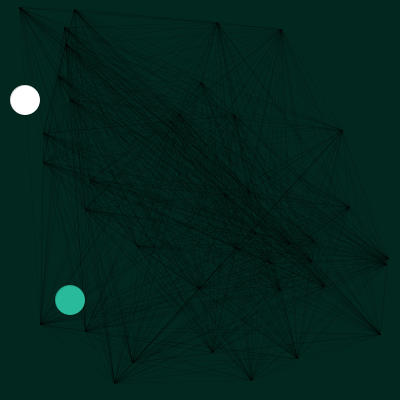
Frame 1 (no input)
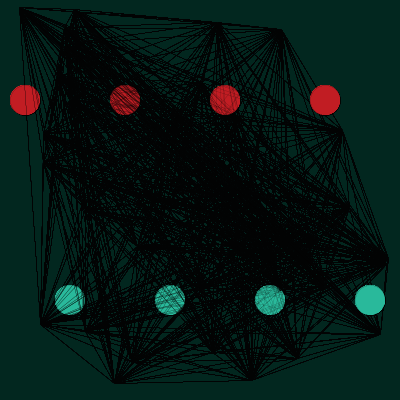
Frame 60 (the mouse pressed at the canvas centre just before this capture)
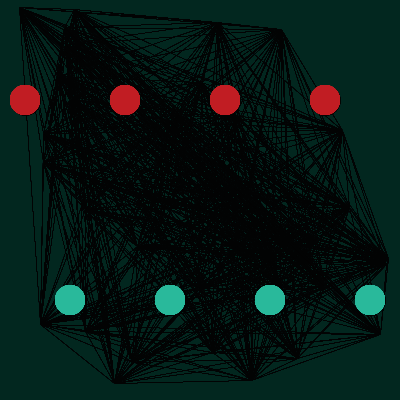
Frame 120 (the mouse held since frame 60 and released just before this capture)

The Processing sketch that drew these frames (run headless with seeded random() and noise(); from frame 60 on, the mouse is pressed at the canvas centre):

// Processing sketch: processing_55002
// ── processing_55002.pde

int arraylength = 40;
int [] radiusX = new int [arraylength];
int [] locationX = new int [arraylength];
int [] locationY = new int [arraylength];
int [] dx = new int[arraylength];
int [] dy = new int[arraylength];

void setup() {
  smooth();
  size(400,400);
  background(#02271F);
  dySetup();
  dxSetup();
  locationX();
  locationY();
}
float y =0.0;
float i=0.0;
void draw() {
  drawLines();
      ellipse (i+25,100,30,30);
      fill(#29B99B);
    if (y>300){
    y=0;
  }
  if (i>300){
    i=0;
  }else{
    i+=50;
  }
     ellipse (i+20,300,30,30);
      fill(#C11D23);
    if (y>300){
    y=0;
  }
  if (i>300){
    i=0;
  }else{
    i+=50;
  }

}

void dySetup() {
  for (int i = 0; i<arraylength; i++) {
    dy[i] = int(random(5,500));
} }
 
void dxSetup() {
  for (int i = 0; i<arraylength; i++) {
    dx[i] = int(random (10,500));
} }
void locationX() {
  for ( int i = 0; i < locationX.length; i ++) {
    locationX[i] = int(random(0+radiusX[i],width-radiusX[i]));
} }
 
void locationY() {
  for ( int i = 0; i < locationY.length; i ++) {
    locationY[i] = int(random(0+radiusX[i],height-radiusX[i]));
} }
 

void drawLines() {
  smooth ();
color from = color(#DFCBFF);
color to = color(#0A3C5A);
color interA = lerpColor(from, to, .93);
color interB = lerpColor(from, to, .66);
  
if (mousePressed == true){
    strokeWeight(3);}else{
  strokeWeight(.1);}
  if (mousePressed == true){
  stroke(from,to);}else{
    stroke(interB,from,interA);}
  
  for(int i = 0; i<arraylength; i ++) {
    point(locationX[i], locationY[i]);
    for(int n = 0; n + i < arraylength; n = n + 1) {
      line(locationX[i], locationY[i], locationX[i+n],locationY[i+n]);
} } }
